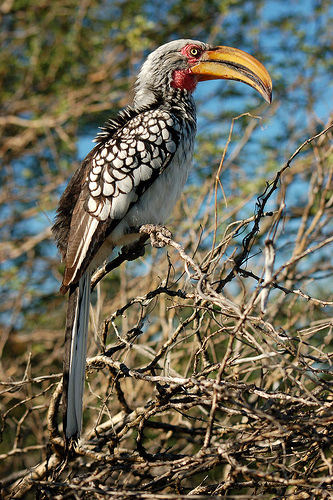
#> input picture experiments/sobel_operator/nice_birb.JPEG, 333 x 500 px
$ python sobel.py
#> lines starting #> are read from the running program, lines starting #| are printed output that depends on the picture
from PIL import Image
from scipy import signal
import numpy as np
from matplotlib import pyplot as plt

if __name__ == '__main__':

    filter = np.asarray([[-2, 0, 2], [-4, 0, 4], [-2, 0, 2]])
    image = Image.open('nice_birb.JPEG').convert('L')
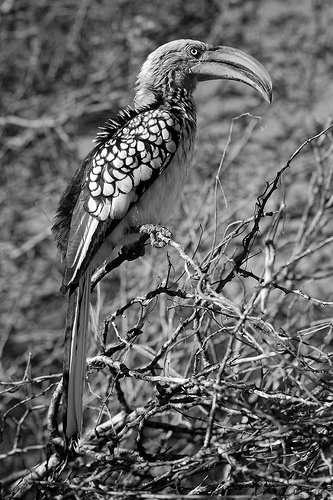
#> image: PIL image 333x500 L; min 0, max 255, mean 101.9

    image_convolved = signal.convolve2d(image, filter)
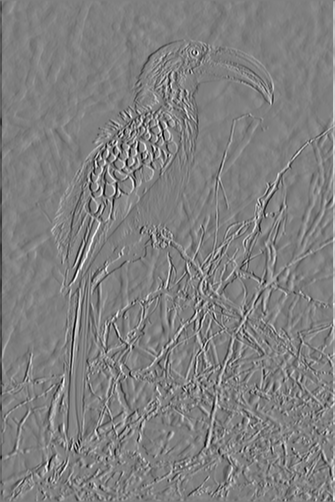
#> image_convolved: shape (502, 335) int64; min -1972, max 1950, mean 0; drawn with min black and max white
    plt.imshow(image, cmap='gray')
    plt.show()
    plt.imshow(image_convolved, cmap='gray')
    plt.show()
